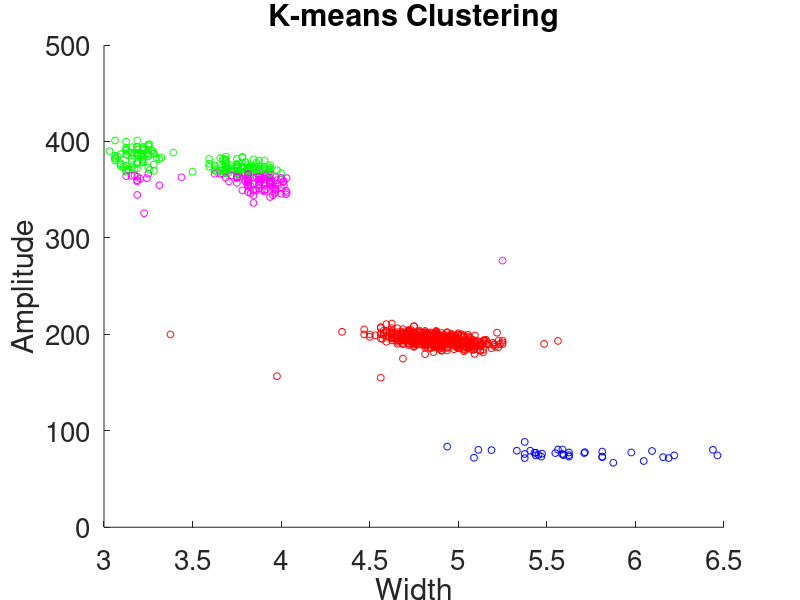

This figure's MATLAB source:
clear
clc
close all

load('width_vs_peaks_data.mat')

num_clusters = 4;

[idx, C] = kmeans(width_vs_peaks_data, num_clusters);
color_group=[1 0 0; 0 1 0; 0 0 1; 1 0 1];

figure;
scatter(width_vs_peaks_data(:,1), width_vs_peaks_data(:,2),25,color_group(idx,:));
hold on;
% plot(C(:,1), C(:,2), 'kx', 'MarkerSize', 15, 'LineWidth', 3);
title('K-means Clustering');
xlabel('Width','FontSize',20);
ylabel('Amplitude','FontSize',20);
set(gca,'FontSize',20)
hold off;
